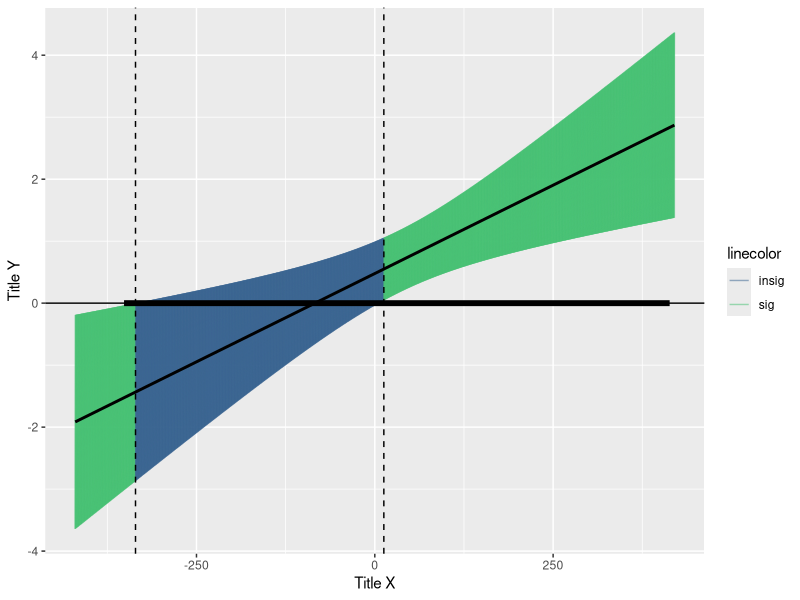

The R source for this figure: (Note: this script raises an error after producing the figure.)
library(tidyverse)
library(viridis)

# Code to create a nice figure using the output from preacher interaction utilities (http://quantpsy.org/interact/mlr2.htm)
# This will create a regions of significance figure for a 2-way interaction

# These equations are example data pulled from preacher utility output
z1=-420  #supply lower bound for z
z2=420   #supply upper bound for z
z <- seq(z1,z2,length=1000)
fz <- c(z,z)
y1 <- (0.4781+0.0057*z)+(2.1044*sqrt(0.0597+(2*z*-0.0001)+((z^2)*0.000003)))
y2 <- (0.4781+0.0057*z)-(2.1044*sqrt(0.0597+(2*z*-0.0001)+((z^2)*0.000003)))
fy <- c(y1,y2)
fline <- (0.4781+0.0057*z)

# Pull these variables into a data.frame
df <- data.frame(z = c(z), fz = c(fz), 
                y1 = c(y1), y2 = c(y2), 
                fy = c(fy), fline = c(fline))

# Set significance colors for figure (optional)
# Settings pulled from Preacher utilities output
df <- df %>%
  mutate(linecolor = ifelse(fz <= -335.48 | fz >= 12.67, "sig", "insig"))

# Create figure
ggplot(df, aes(fz, fy, color = linecolor, group = 1)) +
  geom_line(alpha=.5) +
  # Nice package for colorblind friendly visualizations
  scale_color_viridis_d(begin = .3, end = .7) +
  stat_smooth(method = "lm", se = FALSE, color = "black") +
  labs(y = "Title Y",
       x = "Title X") +  
  theme(plot.title = element_text(hjust = 0)) +
  # Set lines for significance boundaries
  geom_vline(xintercept = -335.4841, linetype = "dashed") +
  geom_vline(xintercept = 12.67, linetype = "dashed") +
  geom_hline(yintercept = 0) +
  # Use annotate() for the line segment
  annotate("segment", x = -351.555290, xend = 413.370407, y = 0, yend = 0, color = "black", size = 2)
  # Annotate boundary lines
  annotate("text", x = -270, y = 5.5,
           label = "paste(x, \" = -335.48 \")", parse = TRUE) +
  annotate("text", x = 75, y = 5.5,
           label = "paste(x, \" = 12.67 \")", parse = TRUE) +
  # Remove legend
  theme(legend.position = "none")
